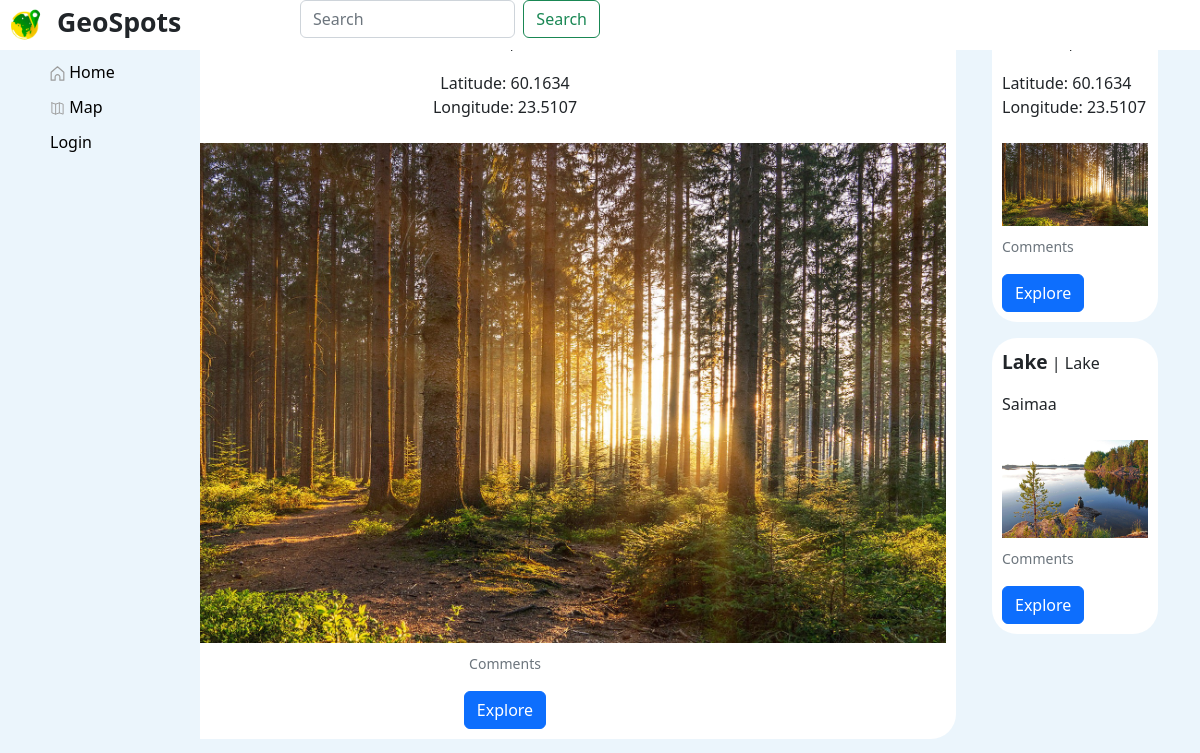
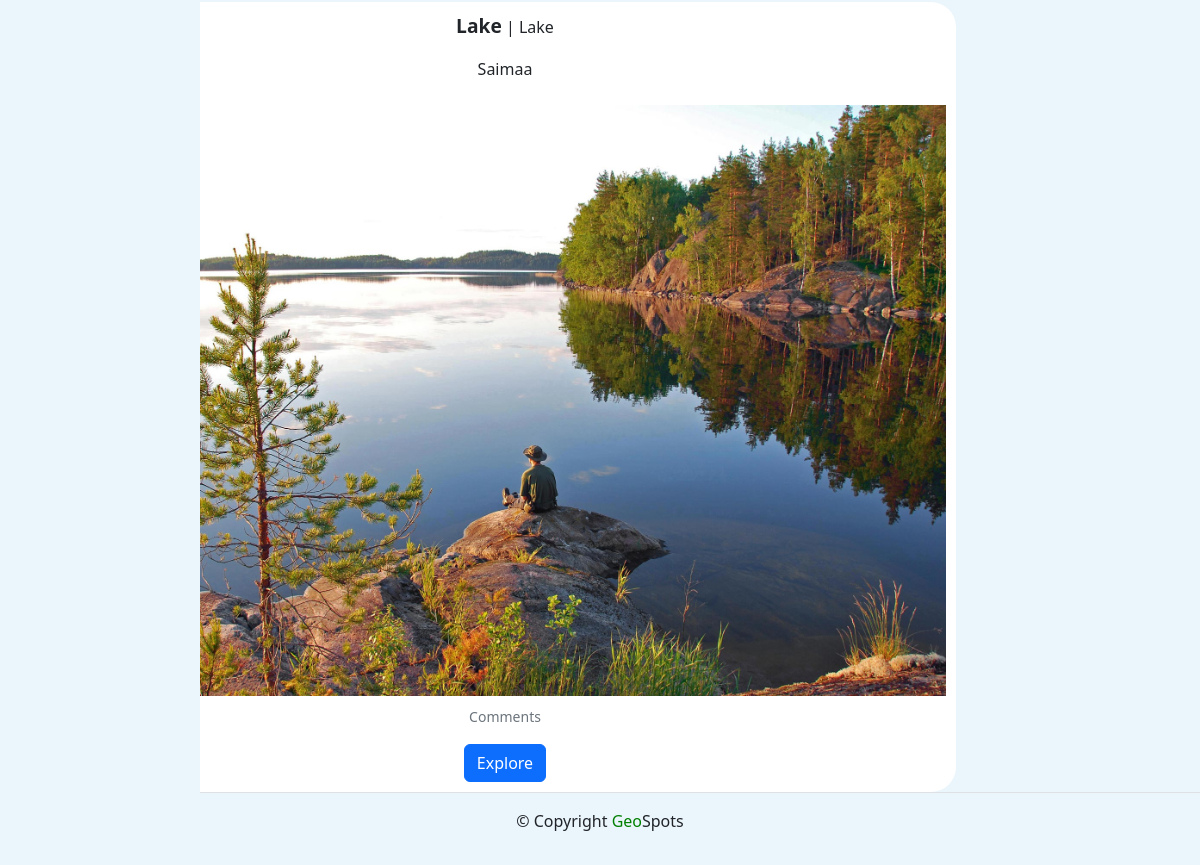
Before: /favorites/Vados21/ with the older database file (2 pictures, top to bottom).
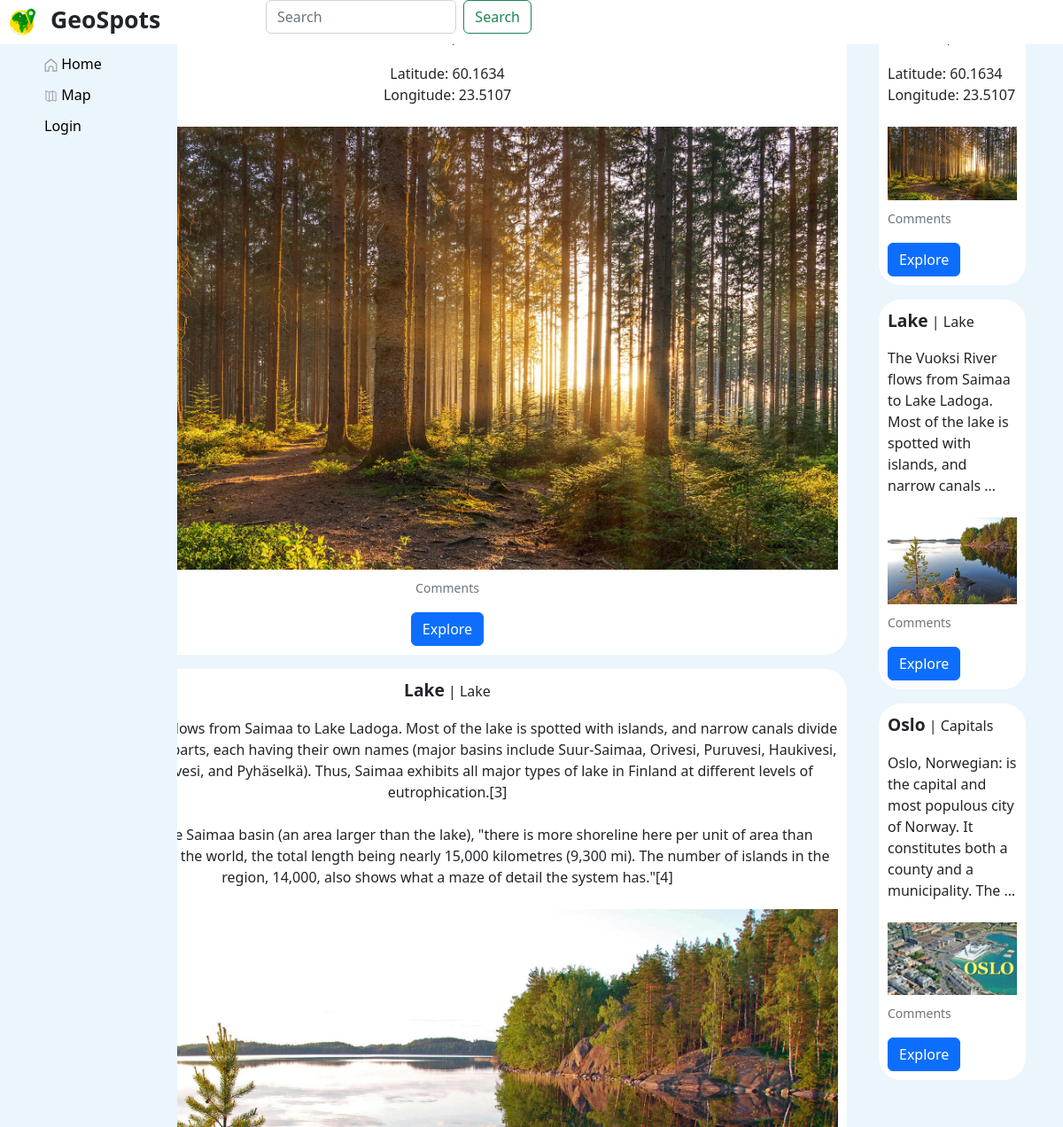
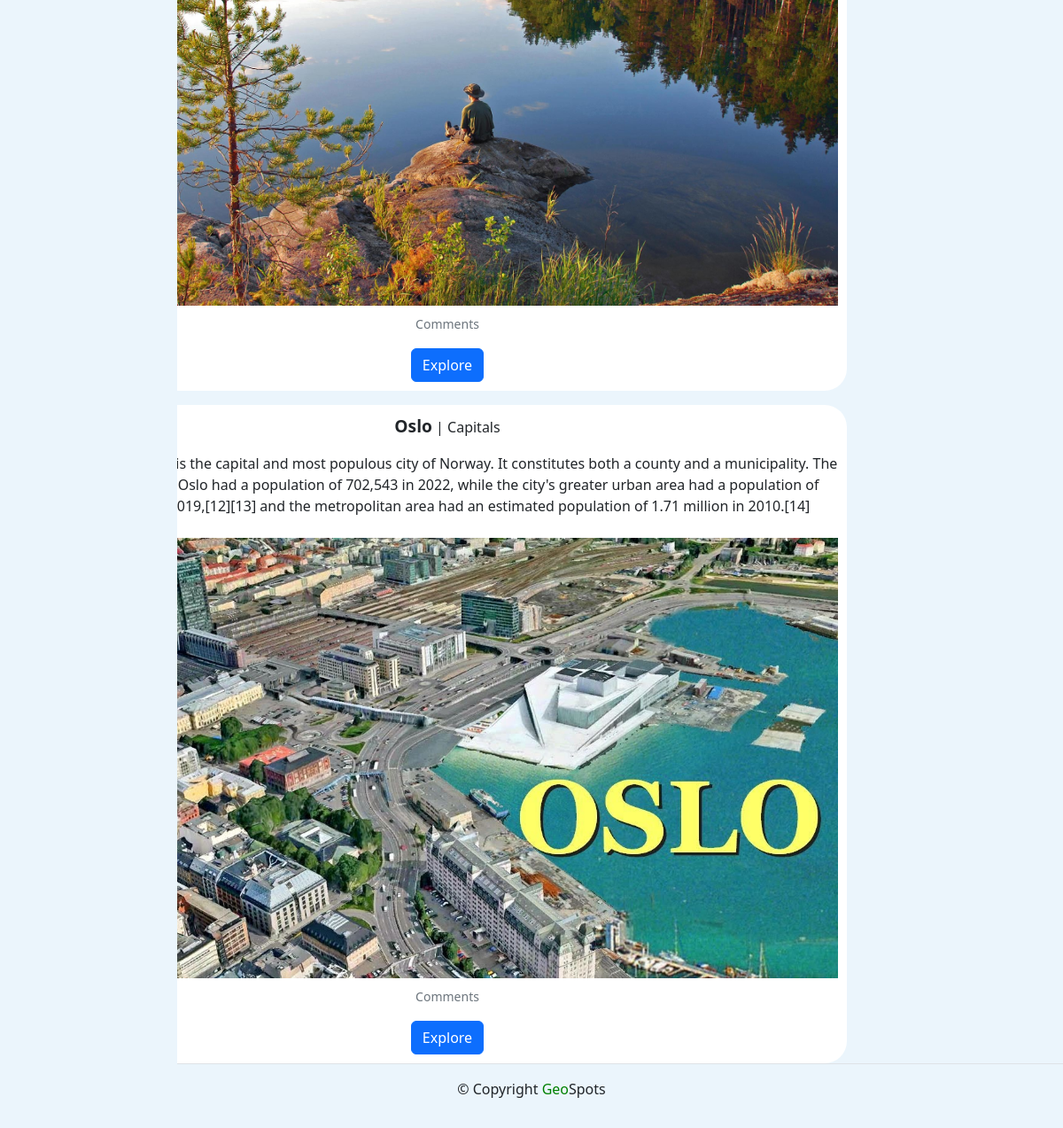
After: the same page with the newer database file (2 pictures, top to bottom).
### posts/models.py (models this page shows, shortened)
class Post(models.Model):
    title = models.CharField(max_length=200)
    text = models.TextField()
    pub_date = models.DateTimeField(auto_now_add=True)
    author = models.ForeignKey(
        User,
        on_delete=models.CASCADE,
        related_name='posts'
    )
    group = models.ForeignKey(
        Group, blank=True, null=True,
        on_delete=models.SET_NULL,
        related_name='posts'
    )
    image = models.ImageField(
        'Картинка',
        upload_to='posts/',
        blank=True
    )
    lat = models.DecimalField(max_digits=10, decimal_places=8)
    lon = models.DecimalField(max_digits=10, decimal_places=8)
    likes = models.ManyToManyField(User, related_name='likes', blank=True)
    class Meta:
        ordering = ['-pub_date']

class Group(models.Model):
    title = models.CharField(max_length=200)
    slug = models.SlugField(unique=True, max_length=40)
    description = models.TextField(null=True)
    class Meta:
        verbose_name = 'Заголовок группы'

### posts/views.py (the view)
# urls.py: path('favorites/<str:username>/', views.favorites, name='favorites'),
def favorites(request, username):
    logging.info('favorites started')
    user = get_object_or_404(User, username=username)
    post_list = user.likes.select_related('group')
    paginator = Paginator(post_list, 10)
    page_number = request.GET.get('page')
    post_counter = paginator.count
    page_obj = paginator.get_page(page_number)
    context = {
        'username': user,
        'post_counter': post_counter,
        'page_obj': page_obj,
    }
    return render(request, 'posts/favorites.html', context)

### posts/templates/posts/favorites.html (shortened to what this page needs)
{% extends 'posts/base.html' %}
{% block content %}
{% load thumbnail %}
<div class="bodycolor">
    <div id="padding_top">
        <div class="container text-center">
            <div class="row">
              <div class="col-10">
                <div class="container">
                  <article>
                    {% for post in page_obj %}
                    <p>
                      <div class="article">
                        <div id="left">
                          <p><strong><big>{{ post.title }}</big></strong> | {{ post.group.title }}  </p>
                          <p>{{ post.text|linebreaksbr }}</p>
                          <div style='border-radius: 5px;'>
                            {% thumbnail post.image "960x339" crop="center" upscale=True as im %}
                              <img class="card-img my-2"  src="{{ im.url }}">
                            {% endthumbnail %}
                          </div>
                        <p class="card-text"><small class="text-muted">Comments </small></p>
                        <a class="btn btn-small btn-primary" href="{% url 'posts:post_detail' post.pk %}">
                          Explore
                        </a>
                        </div>
                      </div>
                    {% endfor %}
                  </article>
                </div>
              </div>
              <div class="col">
                {% for post in page_obj %}
                    <p>
                      <div class="article">
                        <div class="left">
                          <p><strong><big>{{ post.title }}</big></strong> | {{ post.group.title }}  </p>
                          <p>{{ post.text|truncatewords:20 }}</p>
                          <div style='border-radius: 5px;'>
                            {% thumbnail post.image "960x339" crop="center" upscale=True as im %}
                              <img class="card-img my-2"  src="{{ im.url }}">
                            {% endthumbnail %}
                          </div>
                        <p class="card-text"><small class="text-muted">Comments </small></p>
                        <a class="btn btn-small btn-primary" href="{% url 'posts:post_detail' post.pk %}">
                          Explore
                        </a>
                        </div>
                      </div>
                    {% endfor %}
              </div>
            </div>
        </div>
    </div>
</div>
{% endblock %}

### posts/templates/posts/base.html (shortened to what this page needs)
<!DOCTYPE html>
<html lang="en">
  {% load static %}
  <head>
    <link rel="stylesheet" href="{% static 'css/style.css' %}">
  </head>
  <body>
    <header>
      {% include 'posts/includes/header.html' %}
    </header>
    <main>
      <center>
        {% block content %}{% endblock %}
      </center>
    <footer class="border-top text-center py-3 bodycolor" >
      {% include 'posts/includes/footer.html' %}
    </footer>
  </body>

### posts/templates/posts/includes/header.html (shortened to what this page needs)
<header>
{% load static %}
<link rel="stylesheet" href="{% static 'css/style.css' %}">
<link href="https://cdn.jsdelivr.net/npm/bootstrap@5.2.0/dist/css/bootstrap.min.css" rel="stylesheet">
{% load thumbnail %}
<div class="top_nav">
  <div id="container_grid">
    <div class="one" id="text_size">
      <a class="navbar-brand" href="#">
        <img src="\media\icons\logo2.png" width="50" height="50">
        GeoSpots
      </a>
    </div>
    <div class="two">
      <form class="d-flex" role="search" class="indent">
        <input class="form-control me-2" type="search" placeholder="Search" aria-label="Search">
        <button class="btn btn-outline-success" type="submit">Search</button>
      </form>
    </div>
      <div class="three" id="padding_left">
      </div>
  </div>
  <div class="sidenav">
      <a href="/"><img src="\media\Nav\Home_nav_logo.svg" width="15" height="15"> Home</a>
      <a href="{% url 'posts:map' %}"><img src="\media\Nav\map.svg" width="15" height="15"> Map</a>
      {% if user.is_authenticated %}
        <a  href="{% url 'posts:profile' user.username %}"><img src="\media\Nav\heart.svg" width="15" height="15"> My profile </a>
        <a href="{% url 'posts:favorites' user.username %}"><img src="\media\Nav\heart.svg" width="15" height="15"> Favorites</a>
        <a href="{% url 'posts:settings' user.username %}"><img src="\media\Nav\settings.svg" width="15" height="15"> Settings </a>
        <a href="{% url 'posts:create_post' %}">Create post</a>
        <a href="{% url 'users:logout' %}">Logout</a>
      {% else %}
        <a href="{% url 'users:login' %}">Login</a>
      {% endif %}
  </div>
</div>
</header>

### posts/templates/posts/includes/footer.html
<footer>
    <p>© {{ year }} Copyright <span style="color:green">Geo</span>Spots</p>
</footer>

### static/css/style.css (style rules this page uses)
.sidenav { height: 100%; width: 200px; position: fixed; background-color:#EBF5FC; }
.sidenav a { padding: 10px 10px 1px 50px; text-decoration: none; font-size: 16px; color: #000000; background-color:#EBF5FC; font-weight: 400; display: block; }
.article { border-radius: 25px; padding: 10px; background: #ffffff; }
.bodycolor { background: #EBF5FC; }
.top_nav { background: #ffffff; width: 100%; height: 50px; position: fixed; top: 0; }
.left { text-align: left; }
#text_size { font-size: 20pt; font-weight: 600; }
#padding_left { padding-left: 200px; }
#container_grid { display: grid; grid-template-columns: 1fr 1fr 2fr; }

Changed rows visible on the page:
changed Post "Lake": text "Saimaa" → "The Vuoksi River flows from Saimaa to Lake Ladoga. Most of the lake is spotted with islands, and narrow canals divide the lake in many parts, each having their own names (major basins include Suur-Saimaa, Orivesi, Puruvesi, Haukivesi, Yövesi, Pihlajavesi, and Pyhäselkä). Thus, Saimaa exhibits all major types of lake in Finland at different levels of eutrophication.[3] In places in the Saimaa basin (an area larger than the lake), \"there is more shoreline here per unit of area than anywhere else in the world, the total length being nearly 15,000 kilometres (9,300 mi). The number of islands in the region, 14,000, also shows what a maze of detail the system has.\"[4]"; text "Saimaa" → "The Vuoksi River flows from Saimaa to Lake Ladoga. Most of the lake is spotted with islands, and narrow canals …"
now on this page (row unchanged): Post: title "Oslo", group "Capitals", text "Oslo, Norwegian: is the capital and most populous city of Norway. It constitutes both a county and a municipality. The municipality of Oslo had a population of 702,543 in 2022, while the city's greater urban area had a population of 1,019,513 in 2019,[12][13] and the metropolitan area had an estimated population of 1.71 million in 2010.[14]", shows a picture, text "Oslo, Norwegian: is the capital and most populous city of Norway. It constitutes both a county and a municipality. The …"
